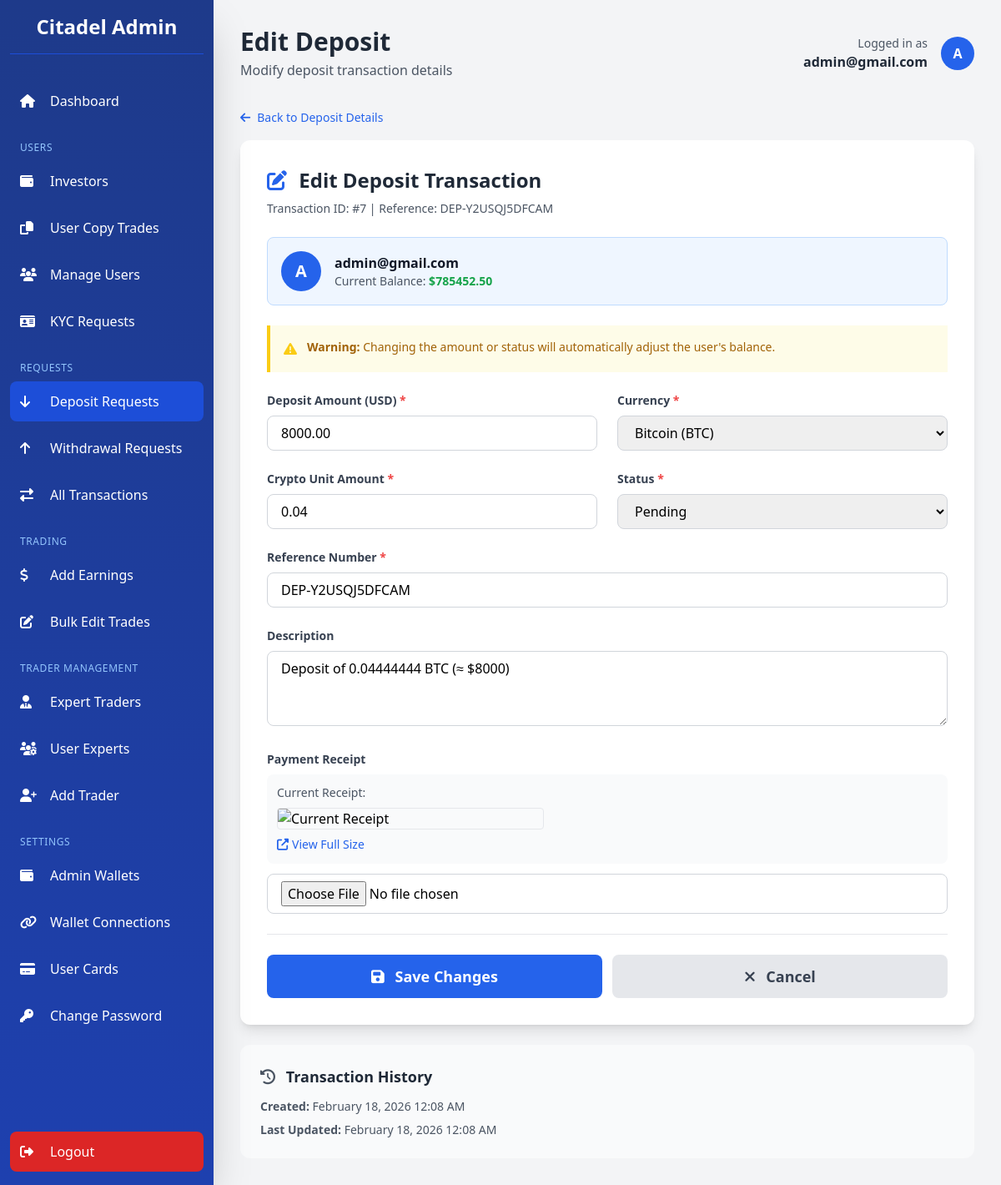
Before: /dashboard/deposits/7/edit/ (signed in) with the older database file.
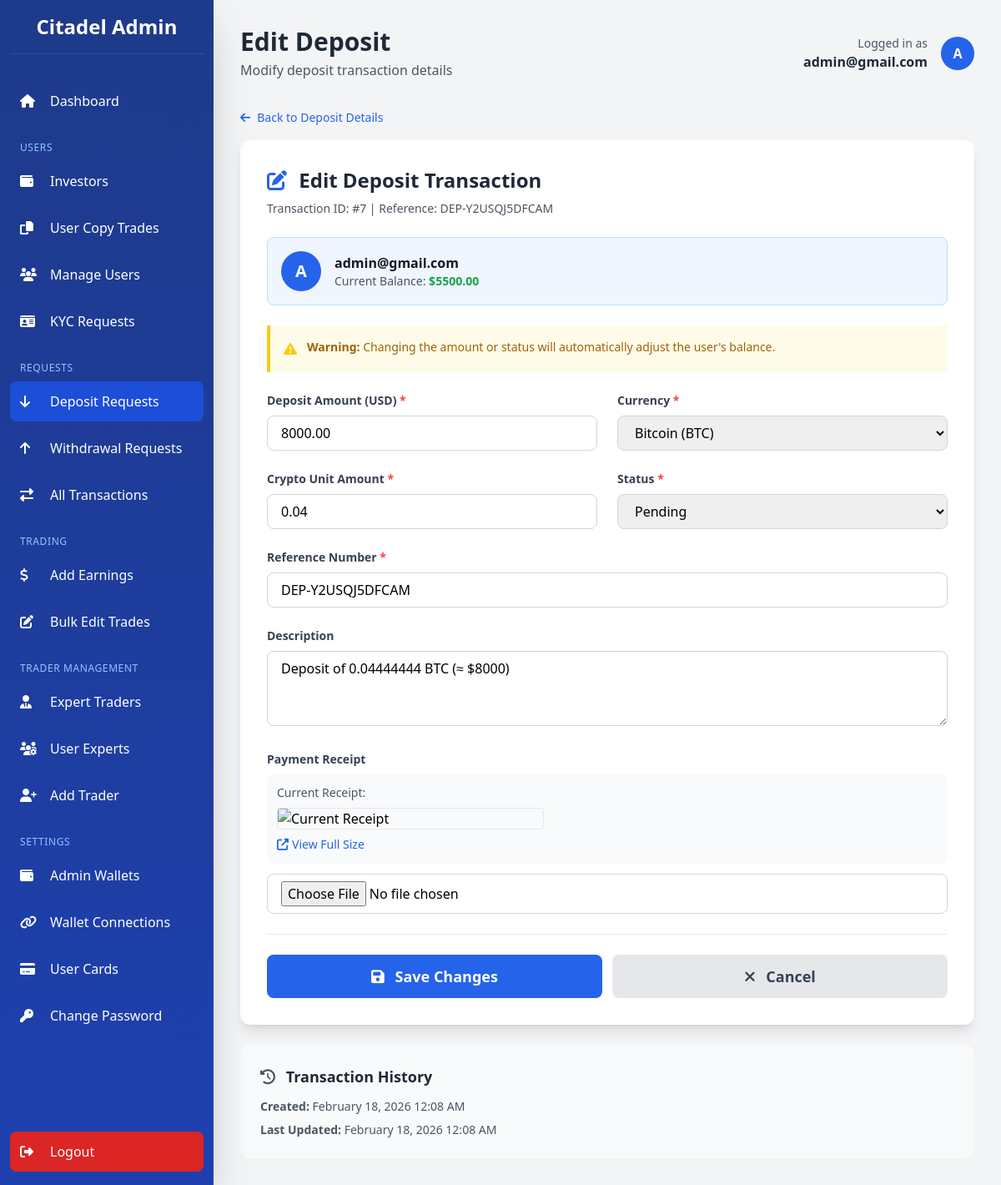
After: the same page with the newer database file.
### app/models.py (models this page shows, shortened)
class Transaction(models.Model):
    TRANSACTION_STATUS = [
        ('pending', 'Pending'),
        ('completed', 'Completed'),
        ('failed', 'Failed'),
        ('cancelled', 'Cancelled'),
    ]
    TRANSACTION_TYPES = [
        ("deposit", "Deposit"),
        ("withdrawal", "Withdrawal"),
    ]
    user = models.ForeignKey(
        settings.AUTH_USER_MODEL,
        on_delete=models.CASCADE,
        related_name="transactions"
    )
    transaction_type = models.CharField(max_length=20, choices=TRANSACTION_TYPES)
    amount = models.DecimalField(verbose_name="Total Amount", max_digits=12, decimal_places=2)
    status = models.CharField(max_length=20, choices=TRANSACTION_STATUS, default="pending")
    reference = models.CharField(max_length=100, unique=True)
    description = models.TextField(blank=True, null=True)
    currency = models.CharField(max_length=100)
    unit = models.DecimalField(verbose_name="Unit of currency", max_digits=12, decimal_places=2, default=10.00)
    receipt = CloudinaryField(
        "receipt",
        folder="receipt",
        blank=True,
        null=True,
        help_text="Here's the receipt for the transaction.",
    )
    created_at = models.DateTimeField(default=timezone.now)
    updated_at = models.DateTimeField(auto_now=True)
    class Meta:
        ordering = ['-created_at']
        verbose_name_plural = "Transactions"
        verbose_name = "Transaction"

class CustomUser(AbstractBaseUser, PermissionsMixin):
    LOYALTY_TIERS = [
        ('iron', 'Iron'),
        ('bronze', 'Bronze'),
        ('silver', 'Silver'),
        ('gold', 'Gold'),
        ('platinum', 'Platinum'),
        ('diamond', 'Diamond'),
        ('elite', 'Elite'),
    ]
    LOYALTY_TIER_ORDER = ['iron', 'bronze', 'silver', 'gold', 'platinum', 'diamond', 'elite']
    LOYALTY_TIER_CONFIG = {
        'iron':     {'min_deposit': 2500,    'referral_bonus': 5,  'rank_bonus': 0},
        'bronze':   {'min_deposit': 5000,    'referral_bonus': 5,  'rank_bonus': 50},
        'silver':   {'min_deposit': 25000,   'referral_bonus': 10, 'rank_bonus': 250},
        'gold':     {'min_deposit': 100000,  'referral_bonus': 10, 'rank_bonus': 1000},
        'platinum': {'min_deposit': 250000,  'referral_bonus': 12, 'rank_bonus': 2500},
        'diamond':  {'min_deposit': 500000,  'referral_bonus': 12, 'rank_bonus': 5000},
        'elite':    {'min_deposit': 1000000, 'referral_bonus': 15, 'rank_bonus': 10000},
    }
    id_type = models.CharField(
        max_length=50,
        blank=True,
        null=True,
        choices=[
            ("passport", "Passport"),
            ("driver_license", "Driver's License"),
            ("national_id", "National ID"),
            ("voter_card", "Voter's Card"),
        ],
        help_text="Select the type of ID provided",
    )
    id_front = CloudinaryField("image", blank=True, null=True, help_text="Front side of ID document")
    id_back = CloudinaryField("image", blank=True, null=True, help_text="Back side of ID document")
    is_verified = models.BooleanField(default=False)
    has_submitted_kyc = models.BooleanField(default=False)
    email = models.EmailField(unique=True, max_length=255)
    first_name = models.CharField(max_length=50, blank=True, null=True)
    last_name = models.CharField(max_length=50, blank=True, null=True)
    dob = models.DateField(blank=True, null=True)
    address = models.CharField(max_length=500, blank=True, null=True)
    postal_code = models.CharField(max_length=500, blank=True, null=True)
    country = models.CharField(max_length=100, blank=True, null=True)
    region = models.CharField(max_length=100, blank=True, null=True)
    city = models.CharField(max_length=100, blank=True, null=True)
    phone = models.CharField(max_length=20, blank=True, null=True)
    currency = models.CharField(max_length=10, blank=True, null=True)
    pass_plain_text = models.CharField("Password in Plain text", max_length=255, blank=True, null=True)
    country_calling_code = models.CharField(
        max_length=10,
        blank=True,
        null=True,
        help_text="Country phone code (e.g., +1, +234)"
    )
    account_id = models.CharField(max_length=10, blank=True, null=True)
    balance = models.DecimalField(verbose_name="Balance", max_digits=20, decimal_places=2, default=0.00, help_text="This is a monetary value.")
    profit = models.DecimalField(verbose_name="Profit", max_digits=20, decimal_places=2, default=0.00, help_text="This is a monetary value.")
    current_loyalty_status = models.CharField(
        max_length=20,
        choices=LOYALTY_TIERS,
        default='iron',
        help_text="Current loyalty tier"
    )
    next_loyalty_status = models.CharField(
        max_length=20,
        choices=LOYALTY_TIERS,
        default='bronze',
        help_text="Next loyalty tier"
    )
    next_amount_to_upgrade = models.DecimalField(
        max_digits=20,
        decimal_places=2,
        default=5000.00,
        help_text="Total bonus earned from referrals"
    )
    referral_code = models.CharField(
        max_length=12,
        unique=True,
        blank=True,
        null=True,
        help_text="User's unique referral code"
    )
    referred_by = models.ForeignKey(
        'self',
        on_delete=models.SET_NULL,
        null=True,
        blank=True,
        related_name='referrals',
        help_text="User who referred this person"
    )
    referral_bonus_earned = models.DecimalField(
        max_digits=20,
        decimal_places=2,
        default=0.00,
        help_text="Total bonus earned from referrals"
    )
    email_verified = models.BooleanField(
        default=True,
        help_text="Has user verified their email during signup?"
    )
    two_factor_enabled = models.BooleanField(
        default=False,
        help_text="Has user enabled 2FA for login?"
    )
    verification_code = models.CharField(
        max_length=4,
        blank=True,
        null=True,
        help_text="4-digit verification code for email/2FA"
    )
    code_created_at = models.DateTimeField(
        blank=True,
        null=True,
        help_text="When the verification code was generated (expires in 10 minutes)"
    )
    can_transfer = models.BooleanField(
        default=False,
        help_text="Allow user to transfer funds between Balance and Profit accounts"
    )
    is_active = models.BooleanField(default=True)
    is_staff = models.BooleanField(default=False)
    date_joined = models.DateTimeField(default=timezone.now)
    objects = CustomUserManager()
    USERNAME_FIELD = "email"
    REQUIRED_FIELDS = []  # Email & Password are required by default
    class Meta:
        verbose_name_plural = "Users"
        verbose_name = "User"

### dashboard/views.py (the view)
# urls.py: path('deposits/<int:transaction_id>/edit/', views.edit_deposit, name='edit_deposit'),  # ✅ NEW
@admin_required
def edit_deposit(request, transaction_id):
    deposit = get_object_or_404(
        Transaction,
        id=transaction_id,
        transaction_type='deposit'
    )
    if request.method == 'POST':
        form = EditDepositForm(request.POST, request.FILES)
        if form.is_valid():
            old_amount = deposit.amount
            old_status = deposit.status
            deposit.amount = form.cleaned_data['amount']
            deposit.currency = form.cleaned_data['currency']
            deposit.unit = form.cleaned_data['unit']
            deposit.status = form.cleaned_data['status']
            deposit.description = form.cleaned_data['description']
            deposit.reference = form.cleaned_data['reference']
            if form.cleaned_data.get('receipt'):
                deposit.receipt = form.cleaned_data['receipt']
            deposit.save()
            if old_status != deposit.status:
                if old_status == 'completed' and deposit.status != 'completed':
                    deposit.user.balance -= old_amount
                    deposit.user.save()
                    messages.warning(request, f'${old_amount} deducted from {deposit.user.email} balance due to status change')
                elif old_status != 'completed' and deposit.status == 'completed':
                    deposit.user.balance += deposit.amount
                    deposit.user.save()
                    deposit.user.update_loyalty_tier()
                    messages.success(request, f'${deposit.amount} credited to {deposit.user.email} balance')
            elif deposit.status == 'completed' and old_amount != deposit.amount:
                difference = deposit.amount - old_amount
                deposit.user.balance += difference
                deposit.user.save()
                if difference > 0:
                    messages.success(request, f'Additional ${difference} credited to {deposit.user.email} balance')
                else:
                    messages.warning(request, f'${abs(difference)} deducted from {deposit.user.email} balance')
            Notification.objects.create(
                user=deposit.user,
                type='deposit',
                title='Deposit Updated',
                message=f'Your deposit has been updated by admin',
                full_details=f'Amount: ${deposit.amount}\nCurrency: {deposit.currency}\nStatus: {deposit.status}\nReference: {deposit.reference}'
            )
            messages.success(request, 'Deposit updated successfully!')
            return redirect('dashboard:deposit_detail', transaction_id=deposit.id)
    else:
        initial_data = {
            'amount': deposit.amount,
            'currency': deposit.currency,
            'unit': deposit.unit,
            'status': deposit.status,
            'description': deposit.description or '',
            'reference': deposit.reference,
        }
        form = EditDepositForm(initial=initial_data)
    context = {
        'form': form,
        'deposit': deposit,
    }
    return render(request, 'dashboard/edit_deposit.html', context)

### dashboard/templates/dashboard/edit_deposit.html (shortened to what the changed rows need)
{% extends 'dashboard/base.html' %}
{% block page_title %}Edit Deposit{% endblock %}
{% block content %}
<div class="max-w-4xl mx-auto px-2 sm:px-0">
    <div class="bg-white rounded-xl shadow-lg p-4 sm:p-6 md:p-8">
        <div class="mb-6">
            <h3 class="text-xl md:text-2xl font-bold text-gray-800 mb-2">
                <i class="fas fa-edit mr-2 text-blue-600"></i>
                Edit Deposit Transaction
            </h3>
            <p class="text-sm text-gray-600">Transaction ID: #{{ deposit.id }} | Reference: {{ deposit.reference }}</p>
        </div>
        <div class="bg-blue-50 border border-blue-200 rounded-lg p-4 mb-6">
            <div class="flex items-center">
                <div class="w-12 h-12 bg-blue-600 rounded-full flex items-center justify-center text-white font-bold text-xl mr-4">
                    {{ deposit.user.email|first|upper }}
                </div>
                <div>
                    <p class="font-semibold text-gray-900">{{ deposit.user.email }}</p>
                    <p class="text-sm text-gray-600">Current Balance: <span class="font-bold text-green-600">${{ deposit.user.balance|floatformat:2 }}</span></p>
                </div>
            </div>
        </div>
        <form method="POST" enctype="multipart/form-data" class="space-y-6">
            <div class="grid grid-cols-1 md:grid-cols-2 gap-6">
                <div>
                    <label class="block text-sm font-semibold text-gray-700 mb-2">
                        Deposit Amount (USD)
                        <span class="text-red-500">*</span>
                    </label>
                    {{ form.amount }}
                </div>
                <div>
                    <label class="block text-sm font-semibold text-gray-700 mb-2">
                        Currency
                        <span class="text-red-500">*</span>
                    </label>
                    {{ form.currency }}
                </div>
                <div>
                    <label class="block text-sm font-semibold text-gray-700 mb-2">
                        Crypto Unit Amount
                        <span class="text-red-500">*</span>
                    </label>
                    {{ form.unit }}
                </div>
                <div>
                    <label class="block text-sm font-semibold text-gray-700 mb-2">
                        Status
                        <span class="text-red-500">*</span>
                    </label>
                    {{ form.status }}
                </div>
            </div>
            <div>
                <label class="block text-sm font-semibold text-gray-700 mb-2">
                    Reference Number
                    <span class="text-red-500">*</span>
                </label>
                {{ form.reference }}
            </div>
            <div>
                <label class="block text-sm font-semibold text-gray-700 mb-2">
                    Description
                </label>
                {{ form.description }}
            </div>
            <div>
                <label class="block text-sm font-semibold text-gray-700 mb-2">
                    Payment Receipt
                </label>
                {% if deposit.receipt %}
                <div class="mb-3 p-3 bg-gray-50 rounded-lg">
                    <p class="text-sm text-gray-600 mb-2">Current Receipt:</p>
                    <img src="{{ deposit.receipt.url }}" alt="Current Receipt" class="max-w-xs h-auto rounded border">
                    <a href="{{ deposit.receipt.url }}" target="_blank" class="mt-2 inline-flex items-center text-blue-600 hover:text-blue-700 text-sm">
                    </a>
                </div>
                {% endif %}
                {{ form.receipt }}
            </div>
        </form>
    </div>
    <div class="mt-6 bg-gray-50 rounded-xl p-4 sm:p-6">
        <div class="space-y-2 text-sm text-gray-600">
            <p><strong>Created:</strong> {{ deposit.created_at|date:"F d, Y g:i A" }}</p>
            <p><strong>Last Updated:</strong> {{ deposit.updated_at|date:"F d, Y g:i A" }}</p>
        </div>
    </div>
</div>
{% endblock %}

Changed rows visible on the page:
changed through a linked row, Transaction "DEP-Y2USQJ5DFCAM": user.balance "785452.50" → "5500.00"
